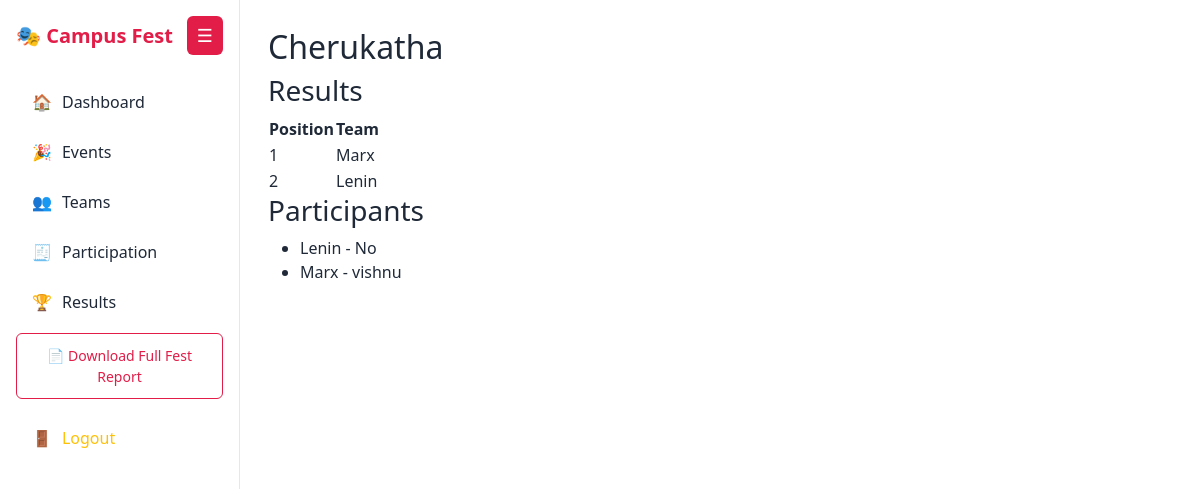
Page /event/1/ on the earlier database version.
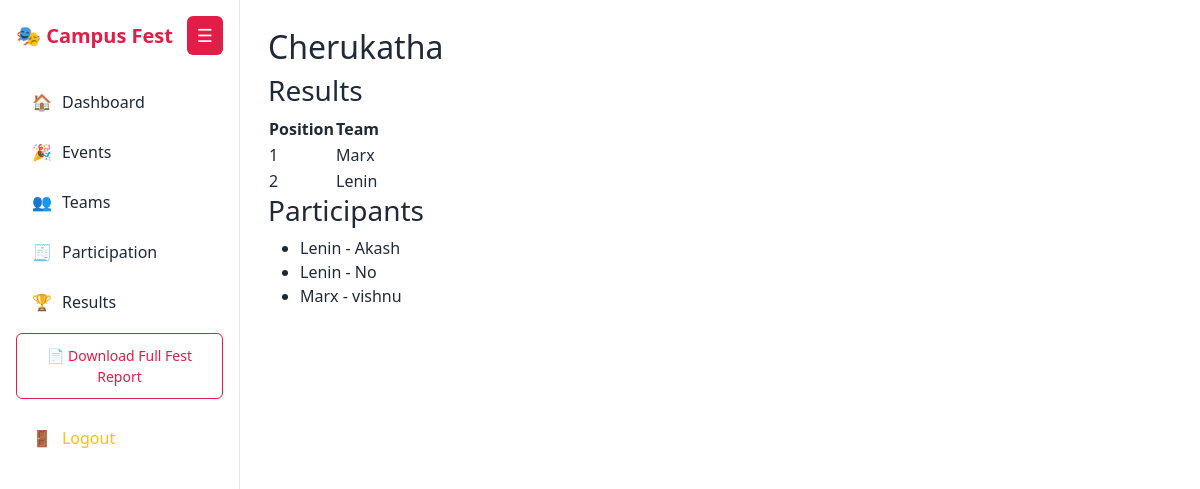
Same page on the later database version.
### app/models.py (models this page shows, shortened)
class Result(models.Model):
    event = models.ForeignKey(
        Event,
        on_delete=models.CASCADE,
        related_name='results'
    )
    team = models.ForeignKey(
        Team,
        on_delete=models.CASCADE,
        related_name='results'
    )
    position = models.PositiveIntegerField()
    points = models.PositiveIntegerField(default=0)
    class Meta:
        unique_together = ('event', 'team')
        ordering = ['position']

class Team(models.Model):
    team_name = models.CharField(max_length=150)
    department = models.CharField(max_length=100)

class Participation(models.Model):
    event = models.ForeignKey(
        Event,
        on_delete=models.CASCADE,
        related_name='participations'
    )
    team = models.ForeignKey(
        Team,
        on_delete=models.CASCADE,
        related_name='participations'
    )
    participant_name = models.CharField(max_length=150)
    class Meta:
        unique_together = ('event', 'team', 'participant_name')

### app/views.py (the view)
# urls.py: path('event/<int:event_id>/', views.public_event_result, name='public_event_result'),
def public_event_result(request, event_id):
    event = get_object_or_404(Event, id=event_id)
    results = Result.objects.filter(
        event=event
    ).select_related('team').order_by('position')
    participants = Participation.objects.filter(
        event=event
    ).select_related('team')
    return render(
        request,
        'pevent_result.html',
        {
            'event': event,
            'results': results,
            'participants': participants,
        }
    )

### app/templates/pevent_result.html
{% extends "base.html" %}
{% block content %}
<h2>{{ event.name }}</h2>
<h3>Results</h3>
<table>
<tr><th>Position</th><th>Team</th></tr>
{% for r in results %}
<tr>
    <td>{{ r.position }}</td>
    <td>{{ r.team.team_name }}</td>
</tr>
{% endfor %}
</table>
<h3>Participants</h3>
<ul>
{% for p in participants %}
    <li>{{ p.team.team_name }} - {{ p.participant_name }}</li>
{% endfor %}
</ul>
{% endblock %}

Differences in the rows shown:
added Participation: team.team_name "Lenin", participant_name "Akash"
